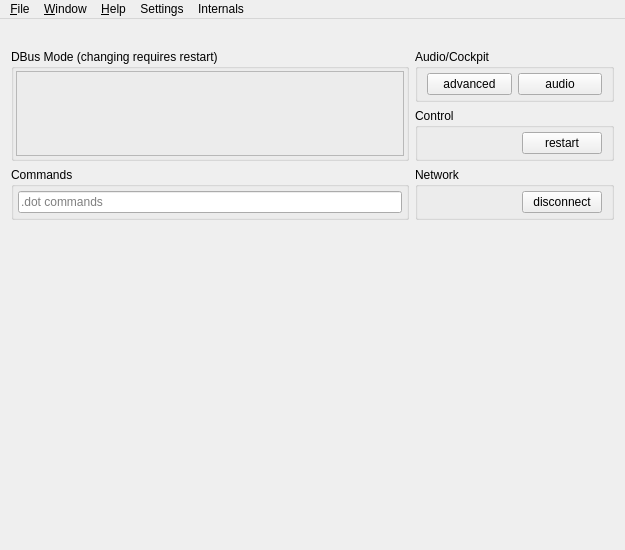
<?xml version="1.0" encoding="UTF-8"?>
<ui version="4.0">
 <class>CSwiftCore</class>
 <widget class="swift::gui::CSystemTrayWindow" name="CSwiftCore">
  <property name="geometry">
   <rect>
    <x>0</x>
    <y>0</y>
    <width>625</width>
    <height>550</height>
   </rect>
  </property>
  <property name="minimumSize">
   <size>
    <width>550</width>
    <height>550</height>
   </size>
  </property>
  <property name="windowTitle">
   <string>neoswift core</string>
  </property>
  <widget class="QWidget" name="qw_MainWidget">
   <layout class="QGridLayout" name="gl_Main">
    <property name="topMargin">
     <number>4</number>
    </property>
    <property name="bottomMargin">
     <number>4</number>
    </property>
    <item row="3" column="0" colspan="2">
     <widget class="QGroupBox" name="gb_Commands">
      <property name="title">
       <string>Commands</string>
      </property>
      <layout class="QVBoxLayout" name="vl_Commands">
       <property name="leftMargin">
        <number>4</number>
       </property>
       <property name="topMargin">
        <number>4</number>
       </property>
       <property name="rightMargin">
        <number>4</number>
       </property>
       <property name="bottomMargin">
        <number>4</number>
       </property>
       <item>
        <widget class="swift::gui::components::CCommandInput" name="lep_CommandLineInput">
         <property name="placeholderText">
          <string>.dot commands</string>
         </property>
        </widget>
       </item>
      </layout>
     </widget>
    </item>
    <item row="3" column="2">
     <widget class="QGroupBox" name="gb_Network">
      <property name="title">
       <string>Network</string>
      </property>
      <layout class="QHBoxLayout" name="hl_Network">
       <property name="leftMargin">
        <number>4</number>
       </property>
       <property name="topMargin">
        <number>4</number>
       </property>
       <property name="rightMargin">
        <number>9</number>
       </property>
       <property name="bottomMargin">
        <number>4</number>
       </property>
       <item alignment="Qt::AlignRight">
        <widget class="QPushButton" name="pb_DisconnectNetwork">
         <property name="text">
          <string>disconnect</string>
         </property>
        </widget>
       </item>
      </layout>
     </widget>
    </item>
    <item row="2" column="2" alignment="Qt::AlignBottom">
     <widget class="QGroupBox" name="gb_Controls">
      <property name="title">
       <string>Control</string>
      </property>
      <layout class="QVBoxLayout" name="vl_Controls">
       <property name="leftMargin">
        <number>9</number>
       </property>
       <property name="topMargin">
        <number>4</number>
       </property>
       <property name="rightMargin">
        <number>9</number>
       </property>
       <property name="bottomMargin">
        <number>4</number>
       </property>
       <item alignment="Qt::AlignRight">
        <widget class="QPushButton" name="pb_Restart">
         <property name="styleSheet">
          <string notr="true">/** Main window **/
QTextEdit {
  background-color: DimGray;
}</string>
         </property>
         <property name="text">
          <string>restart</string>
         </property>
        </widget>
       </item>
      </layout>
     </widget>
    </item>
    <item row="0" column="0" colspan="3">
     <widget class="swift::gui::components::CInfoBarStatusComponent" name="comp_InfoBarStatus" native="true">
      <property name="sizePolicy">
       <sizepolicy hsizetype="Preferred" vsizetype="Maximum">
        <horstretch>0</horstretch>
        <verstretch>0</verstretch>
       </sizepolicy>
      </property>
      <property name="minimumSize">
       <size>
        <width>300</width>
        <height>20</height>
       </size>
      </property>
      <property name="maximumSize">
       <size>
        <width>500</width>
        <height>16777215</height>
       </size>
      </property>
      <property name="layoutDirection">
       <enum>Qt::LeftToRight</enum>
      </property>
     </widget>
    </item>
    <item row="4" column="0" colspan="3">
     <widget class="swift::gui::components::CCoreInfoAreaComponent" name="comp_InfoArea" native="true">
      <property name="sizePolicy">
       <sizepolicy hsizetype="Preferred" vsizetype="MinimumExpanding">
        <horstretch>0</horstretch>
        <verstretch>0</verstretch>
       </sizepolicy>
      </property>
      <property name="minimumSize">
       <size>
        <width>0</width>
        <height>200</height>
       </size>
      </property>
     </widget>
    </item>
    <item row="1" column="0" rowspan="2" colspan="2">
     <widget class="QGroupBox" name="gb_DBus">
      <property name="title">
       <string>DBus Mode (changing requires restart)</string>
      </property>
      <layout class="QVBoxLayout" name="vl_DBus">
       <property name="leftMargin">
        <number>2</number>
       </property>
       <property name="topMargin">
        <number>2</number>
       </property>
       <property name="rightMargin">
        <number>2</number>
       </property>
       <property name="bottomMargin">
        <number>2</number>
       </property>
       <item>
        <widget class="swift::gui::components::CDBusServerAddressSelector" name="comp_DBusSelector">
         <property name="frameShape">
          <enum>QFrame::StyledPanel</enum>
         </property>
         <property name="frameShadow">
          <enum>QFrame::Raised</enum>
         </property>
        </widget>
       </item>
      </layout>
     </widget>
    </item>
    <item row="1" column="2">
     <widget class="QGroupBox" name="gb_AudioAndCockpit">
      <property name="title">
       <string>Audio/Cockpit</string>
      </property>
      <layout class="QHBoxLayout" name="hl_AudioCockpit">
       <property name="leftMargin">
        <number>9</number>
       </property>
       <property name="topMargin">
        <number>4</number>
       </property>
       <property name="rightMargin">
        <number>9</number>
       </property>
       <property name="bottomMargin">
        <number>4</number>
       </property>
       <item>
        <widget class="QPushButton" name="pb_AudioAdvanced">
         <property name="text">
          <string>advanced</string>
         </property>
        </widget>
       </item>
       <item>
        <widget class="QPushButton" name="pb_Audio">
         <property name="text">
          <string>audio</string>
         </property>
        </widget>
       </item>
      </layout>
     </widget>
    </item>
   </layout>
  </widget>
  <widget class="QMenuBar" name="mb_SwiftCore">
   <property name="geometry">
    <rect>
     <x>0</x>
     <y>0</y>
     <width>625</width>
     <height>25</height>
    </rect>
   </property>
   <widget class="QMenu" name="menu_File">
    <property name="title">
     <string>&amp;File</string>
    </property>
   </widget>
   <widget class="QMenu" name="menu_Help">
    <property name="title">
     <string>&amp;Help</string>
    </property>
   </widget>
   <widget class="QMenu" name="menu_Window">
    <property name="title">
     <string>&amp;Window</string>
    </property>
   </widget>
   <widget class="QMenu" name="menu_Settings">
    <property name="title">
     <string>Settings</string>
    </property>
    <addaction name="menu_SettingsDialog"/>
   </widget>
   <widget class="QMenu" name="menuInternals">
    <property name="title">
     <string>Internals</string>
    </property>
    <addaction name="menu_RawFsdMessageDialog"/>
   </widget>
   <addaction name="menu_File"/>
   <addaction name="menu_Window"/>
   <addaction name="menu_Help"/>
   <addaction name="menu_Settings"/>
   <addaction name="menuInternals"/>
  </widget>
  <action name="menu_SettingsDialog">
   <property name="icon">
    <iconset resource="../misc/misc.qrc">
     <normaloff>:/pastel/icons/pastel/16/wrench-orange.png</normaloff>:/pastel/icons/pastel/16/wrench-orange.png</iconset>
   </property>
   <property name="text">
    <string>Modify settings</string>
   </property>
  </action>
  <action name="menu_RawFsdMessageDialog">
   <property name="text">
    <string>FSD Messages</string>
   </property>
   <property name="toolTip">
    <string>Raw FSD Messages</string>
   </property>
  </action>
 </widget>
 <layoutdefault spacing="6" margin="11"/>
 <customwidgets>
  <customwidget>
   <class>swift::gui::components::CDBusServerAddressSelector</class>
   <extends>QFrame</extends>
   <header>gui/components/dbusserveraddressselector.h</header>
   <container>1</container>
  </customwidget>
  <customwidget>
   <class>swift::gui::components::CCommandInput</class>
   <extends>QLineEdit</extends>
   <header>gui/components/commandinput.h</header>
   <container>1</container>
  </customwidget>
  <customwidget>
   <class>swift::gui::components::CInfoBarStatusComponent</class>
   <extends>QWidget</extends>
   <header>gui/components/infobarstatuscomponent.h</header>
   <container>1</container>
  </customwidget>
  <customwidget>
   <class>swift::gui::CSystemTrayWindow</class>
   <extends>QMainWindow</extends>
   <header>gui/systemtraywindow.h</header>
   <container>1</container>
  </customwidget>
  <customwidget>
   <class>swift::gui::components::CCoreInfoAreaComponent</class>
   <extends>QWidget</extends>
   <header>gui/components/coreinfoareacomponent.h</header>
   <container>1</container>
  </customwidget>
 </customwidgets>
 <tabstops>
  <tabstop>lep_CommandLineInput</tabstop>
  <tabstop>pb_Audio</tabstop>
  <tabstop>pb_AudioAdvanced</tabstop>
  <tabstop>pb_Restart</tabstop>
  <tabstop>pb_DisconnectNetwork</tabstop>
 </tabstops>
 <resources>
  <include location="../misc/misc.qrc"/>
 </resources>
 <connections/>
</ui>
